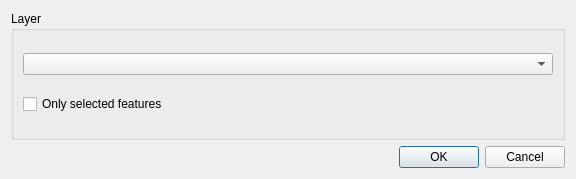
<?xml version="1.0" encoding="UTF-8"?>
<ui version="4.0">
 <class>Dialog</class>
 <widget class="QDialog" name="Dialog">
  <property name="geometry">
   <rect>
    <x>0</x>
    <y>0</y>
    <width>576</width>
    <height>179</height>
   </rect>
  </property>
  <property name="windowTitle">
   <string>Dialog</string>
  </property>
  <layout class="QVBoxLayout" name="verticalLayout">
   <item>
    <widget class="QGroupBox" name="groupBox">
     <property name="title">
      <string>Layer</string>
     </property>
     <layout class="QVBoxLayout" name="verticalLayout_2">
      <item>
       <widget class="QComboBox" name="layer_combo_box"/>
      </item>
      <item>
       <widget class="QCheckBox" name="selected_features_checkbox">
        <property name="text">
         <string>Only selected features</string>
        </property>
       </widget>
      </item>
     </layout>
    </widget>
   </item>
   <item>
    <widget class="QDialogButtonBox" name="button_box">
     <property name="orientation">
      <enum>Qt::Horizontal</enum>
     </property>
     <property name="standardButtons">
      <set>QDialogButtonBox::Cancel|QDialogButtonBox::Ok</set>
     </property>
    </widget>
   </item>
  </layout>
 </widget>
 <resources/>
 <connections>
  <connection>
   <sender>button_box</sender>
   <signal>accepted()</signal>
   <receiver>Dialog</receiver>
   <slot>accept()</slot>
   <hints>
    <hint type="sourcelabel">
     <x>248</x>
     <y>254</y>
    </hint>
    <hint type="destinationlabel">
     <x>157</x>
     <y>274</y>
    </hint>
   </hints>
  </connection>
  <connection>
   <sender>button_box</sender>
   <signal>rejected()</signal>
   <receiver>Dialog</receiver>
   <slot>reject()</slot>
   <hints>
    <hint type="sourcelabel">
     <x>316</x>
     <y>260</y>
    </hint>
    <hint type="destinationlabel">
     <x>286</x>
     <y>274</y>
    </hint>
   </hints>
  </connection>
 </connections>
</ui>
